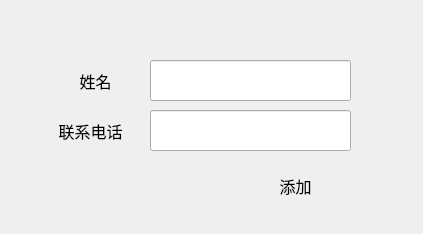
<?xml version="1.0" encoding="UTF-8"?>
<ui version="4.0">
 <class>Add_fireman</class>
 <widget class="QDialog" name="Add_fireman">
  <property name="geometry">
   <rect>
    <x>0</x>
    <y>0</y>
    <width>423</width>
    <height>234</height>
   </rect>
  </property>
  <property name="windowTitle">
   <string>Dialog</string>
  </property>
  <widget class="QPushButton" name="pushButton">
   <property name="geometry">
    <rect>
     <x>250</x>
     <y>170</y>
     <width>91</width>
     <height>31</height>
    </rect>
   </property>
   <property name="font">
    <font>
     <family>华文细黑</family>
     <pointsize>12</pointsize>
    </font>
   </property>
   <property name="cursor">
    <cursorShape>PointingHandCursor</cursorShape>
   </property>
   <property name="text">
    <string>添加</string>
   </property>
   <property name="autoDefault">
    <bool>false</bool>
   </property>
   <property name="default">
    <bool>false</bool>
   </property>
   <property name="flat">
    <bool>true</bool>
   </property>
  </widget>
  <widget class="QLabel" name="label">
   <property name="geometry">
    <rect>
     <x>60</x>
     <y>60</y>
     <width>71</width>
     <height>41</height>
    </rect>
   </property>
   <property name="font">
    <font>
     <pointsize>12</pointsize>
    </font>
   </property>
   <property name="text">
    <string>姓名</string>
   </property>
   <property name="alignment">
    <set>Qt::AlignCenter</set>
   </property>
  </widget>
  <widget class="QLabel" name="label_2">
   <property name="geometry">
    <rect>
     <x>50</x>
     <y>110</y>
     <width>81</width>
     <height>41</height>
    </rect>
   </property>
   <property name="font">
    <font>
     <pointsize>12</pointsize>
    </font>
   </property>
   <property name="text">
    <string>联系电话</string>
   </property>
   <property name="alignment">
    <set>Qt::AlignCenter</set>
   </property>
  </widget>
  <widget class="QLineEdit" name="lineEdit">
   <property name="geometry">
    <rect>
     <x>150</x>
     <y>60</y>
     <width>201</width>
     <height>41</height>
    </rect>
   </property>
   <property name="font">
    <font>
     <pointsize>13</pointsize>
    </font>
   </property>
  </widget>
  <widget class="QLineEdit" name="lineEdit_2">
   <property name="geometry">
    <rect>
     <x>150</x>
     <y>110</y>
     <width>201</width>
     <height>41</height>
    </rect>
   </property>
   <property name="font">
    <font>
     <pointsize>13</pointsize>
    </font>
   </property>
  </widget>
 </widget>
 <resources/>
 <connections/>
</ui>
